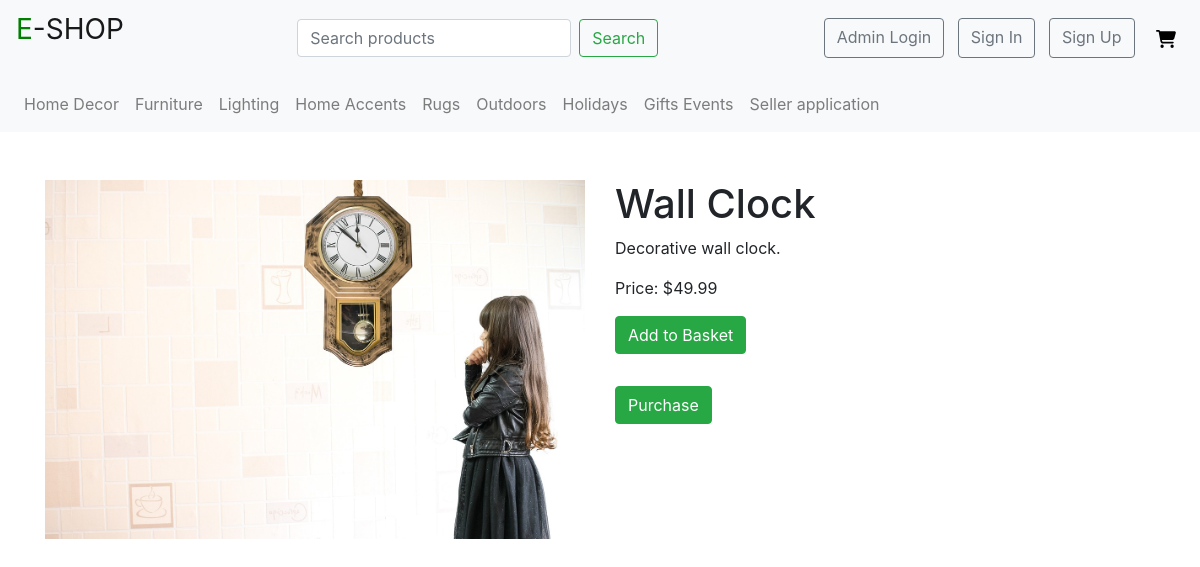
Page /shopcard.php?id=4 on the committed database.
### tables this page shows
CREATE TABLE `products` (
  `product_id` int(11) NOT NULL,
  `product_images` text DEFAULT NULL,
  `number_of_item_remaining` int(11) DEFAULT NULL,
  `total_number_of_products` int(11) DEFAULT NULL,
  `product_prices` decimal(10,2) DEFAULT NULL,
  `product_description` text DEFAULT NULL,
  `product_name` varchar(255) DEFAULT NULL,
  `product_range` enum('home_decor','furniture','lighting','home_accents','rugs','outdoors','holidays','gifts_events') DEFAULT NULL
);

### shopcard.php (the view, shortened to what this page needs)
<?php
$servername = "localhost";
$username = "root";
$password = "12345678";
$dbname = "world";
$conn = new mysqli($servername, $username, $password, $dbname);
$product_id = $_GET['id'];
$sql = "SELECT * FROM products WHERE product_id = ?";
$stmt = $conn->prepare($sql);
$stmt->bind_param("i", $product_id);
$stmt->execute();
$result = $stmt->get_result();
$product = $result->fetch_assoc();
?>
<!DOCTYPE html>
<html lang="en">
<head>
    <link rel="stylesheet" href="https://maxcdn.bootstrapcdn.com/bootstrap/4.5.2/css/bootstrap.min.css">
</head>
<body>
    <?php
    require_once('include/header.php')
    ?>
    <div class="container mt-5">
        <div class="row">
            <div class="col-md-6">
                <img src="<?= $product['product_images'] ?>" class="img-fluid" alt="<?= $product['product_name'] ?>">
            </div>
            <div class="col-md-6">
                <h1><?= $product['product_name'] ?></h1>
                <p><?= $product['product_description'] ?></p>
                <p>Price: $<?= $product['product_prices'] ?></p>
                <form action="add_to_basket.php" method="post">
                    <button type="submit" class="btn btn-success mb-2">Add to Basket</button>
                </form>
                <span>&nbsp;</span>
                <form action="add_to_basket.php" method="post">
                    <button type="submit" class="btn btn-success mb-2">Purchase</button>
                </form>
            </div>
        </div>
    </div>
</body>
</html>

### rows in the picture
products: product_images (picture), product_name "Wall Clock", product_description "Decorative wall clock.", product_prices "49.99"
